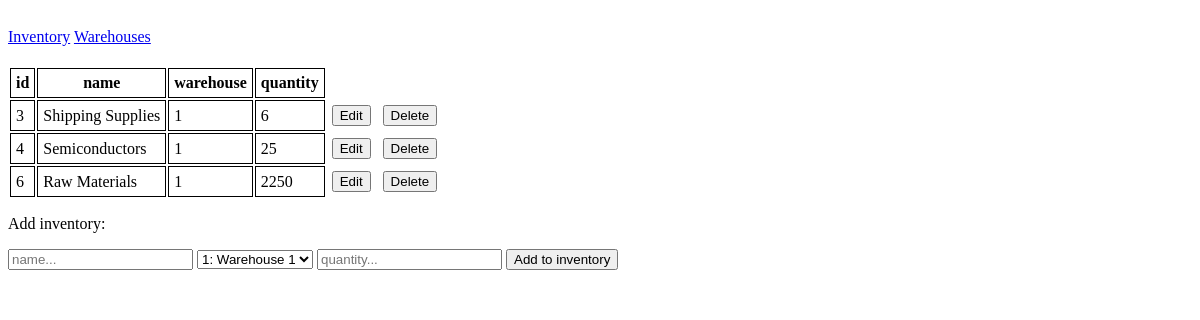
The page /inventory on the database as committed earlier.
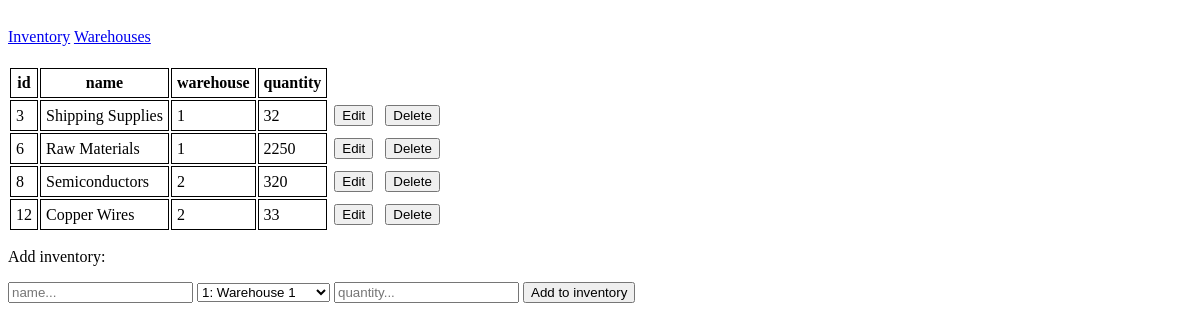
The same page on the database as committed later.
### app.py (models this page shows, shortened)
class Inventory(db.Model):
    __tablename__ = "Inventory"
    id = db.Column(db.Integer, primary_key = True, autoincrement = True)
    warehouseid = db.Column(db.Integer, db.ForeignKey('Warehouse.id'))
    name = db.Column(db.String(100))
    quantity = db.Column(db.Integer)

### app.py (the view)
@app.route('/')
@app.route('/home')
@app.route('/inventory', methods = ['GET', 'POST'])
def home():
    if request.method == 'POST':
        name = request.form['name']
        warehouse = request.form['warehouse']
        quantity = request.form['quantity']
        warehouse = int(warehouse[0:warehouse.find(":")])
        item = Inventory(name = name, warehouseid = warehouse, quantity = quantity)
        db.session.add(item)
        db.session.commit()
        return redirect(url_for("home"))
    else:
        inventory = db.engine.execute("SELECT * FROM inventory").all()
        wh = db.engine.execute("SELECT * FROM warehouse").all()
        return render_template("index.html", inventory=inventory, wh = wh)

### templates/index.html (shortened to what this page needs)
{% extends "template.html" %}
{% block content%}
    <table>
        <tr>
            <th>id</th>
            <th>name</th>
            <th>warehouse</th>
            <th>quantity</th>
        </tr>
        {% for item in inventory%}
        <tr>
            <td>{{item[0]}}</td>
            <td>{{item[2]}}</td>
            <td>{{item[1]}}</td>
            <td>{{item[3]}}</td>
            <td class = "no-border">
                <button class = "edit">Edit</button>
            </td>
            <td class = "no-border">
                <form action="invdelete" method = "post">
                    <button >Delete</button>
                </form>
            </td>
        </tr>
        {% endfor %}
    </table>
    <p>Add inventory:</p>
    <form  action="inventory" method = "post">
        <input name="name" placeholder="name..." required>
        <select name = "warehouse" required >
            {% for warehouse in wh %}
                <option value = "{{warehouse[0]|string +': '+ warehouse[1]}}">{{warehouse[0]|string +': '+warehouse[1]}}</option>
            {% endfor %}
        </select>
        <input type="number" name="quantity" placeholder="quantity..." required>
        <button type = "submit" >Add to inventory</button>
    </form>
{% endblock %}

### templates/template.html (shortened to what this page needs)
<!DOCTYPE html>
<html>
<head>
    <link rel="stylesheet" href="{{ url_for('static', filename='styles.css') }}">
</head>
<body>
    <div style = "height:20px;"></div>
    <nav id = "nav">
        <a href = "{{url_for('home')}}">Inventory</a>
        <a href = "{{url_for('warehouses')}}">Warehouses</a>
    </nav>
    <div style = "height:20px;"></div>
    {% block content %}
    {% endblock %}
</body>

### static/styles.css (style rules this page uses)
td, th { padding: 5px; border: solid black 1px; }
.no-border { border: none; }

Rows that differ between the two databases and show on the page:
removed Inventory: id "4", name "Semiconductors", warehouseid "1", quantity "25"
changed Inventory "Shipping Supplies": quantity "6" → "32"
added Inventory: id "8", name "Semiconductors", warehouseid "2", quantity "320"
added Inventory: id "12", name "Copper Wires", warehouseid "2", quantity "33"
